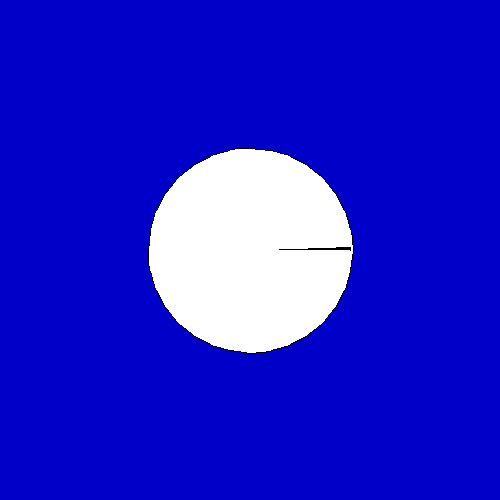
Frame 1 (no input)
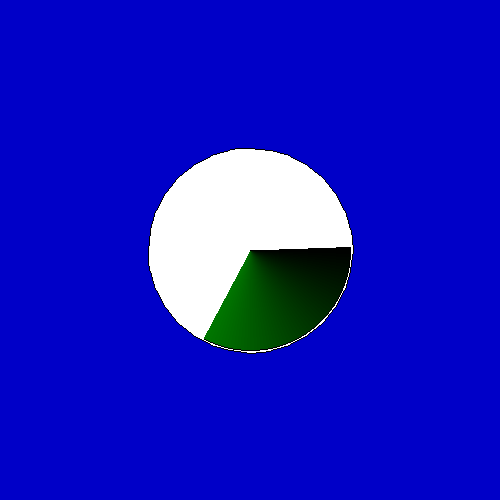
Frame 60 (the mouse pressed at the canvas centre just before this capture)
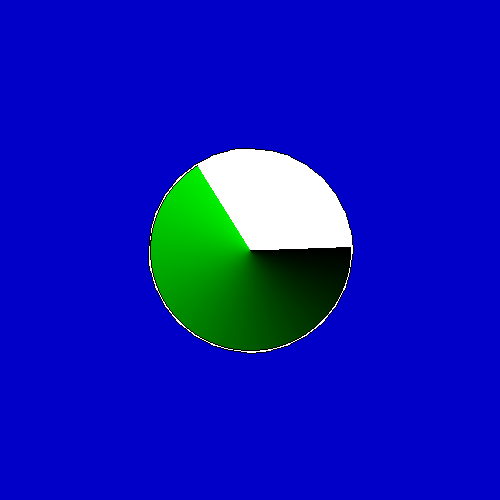
Frame 120 (the mouse held since frame 60 and released just before this capture)

The Processing sketch that drew these frames (run headless with seeded random() and noise(); from frame 60 on, the mouse is pressed at the canvas centre):

// Processing sketch: arcs_mod
// ── arcs_mod.pde
/// Processing program in mode 2 - with visible subroutines.
//-/////////////////////////////////////////////////////////

void setup() 
{
  size(500,500);
  background(0,0,200);
  noSmooth();
  ellipse(250, 250, 205, 205);
}

int i=0; ///< global scope.

void draw() // external i
{ 
  fill(0,i % 256 ,0); // If we use the remainder from integer division then... 
                      // when 'i' exceeds 255 it will return to 0 and so on infinitely
  arc(250, 250, 200, 200, radians(i-2),radians(i));
  i+=2;
}

/// @date 2026-10-29 ( → https://github.com/borkowsk/bookProcessingEN)
